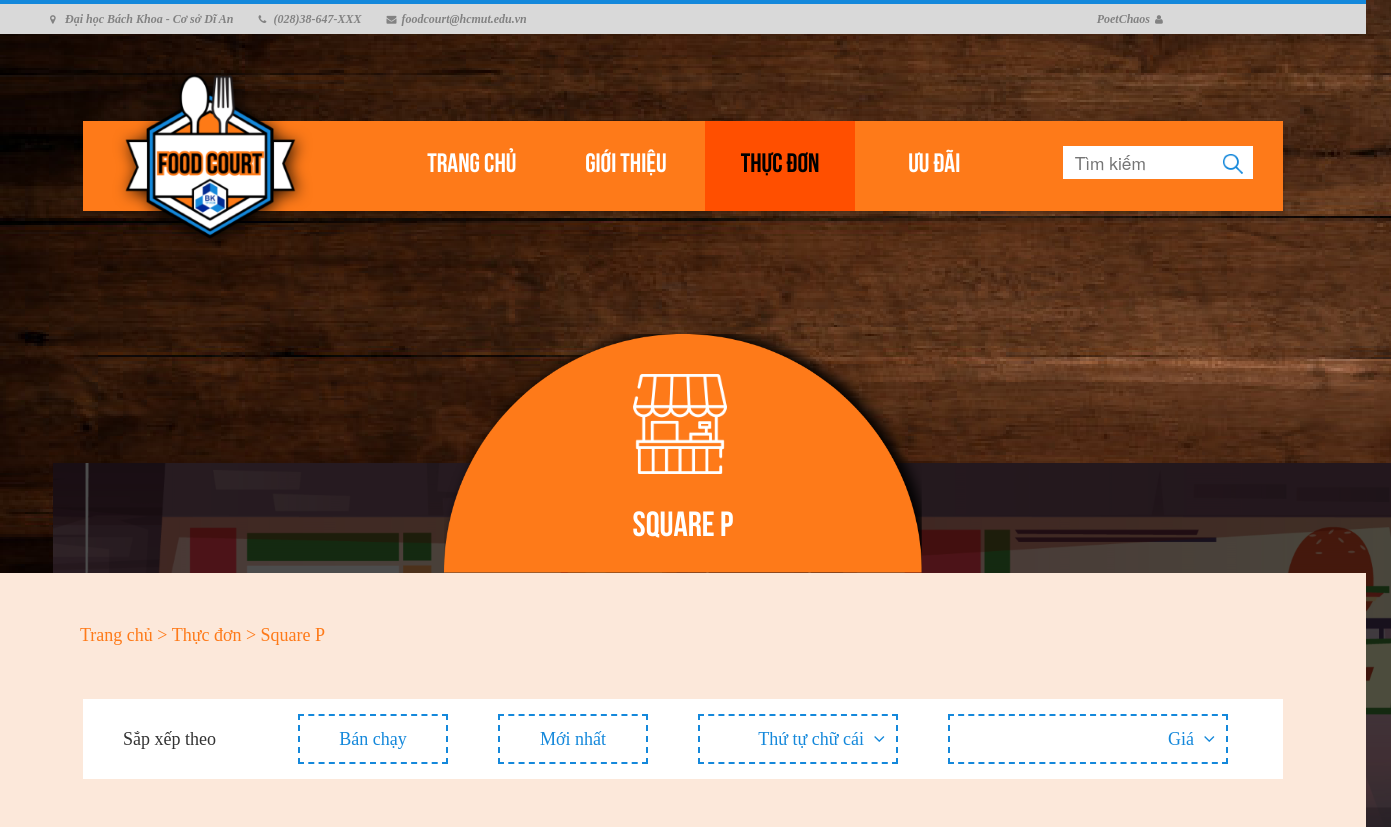
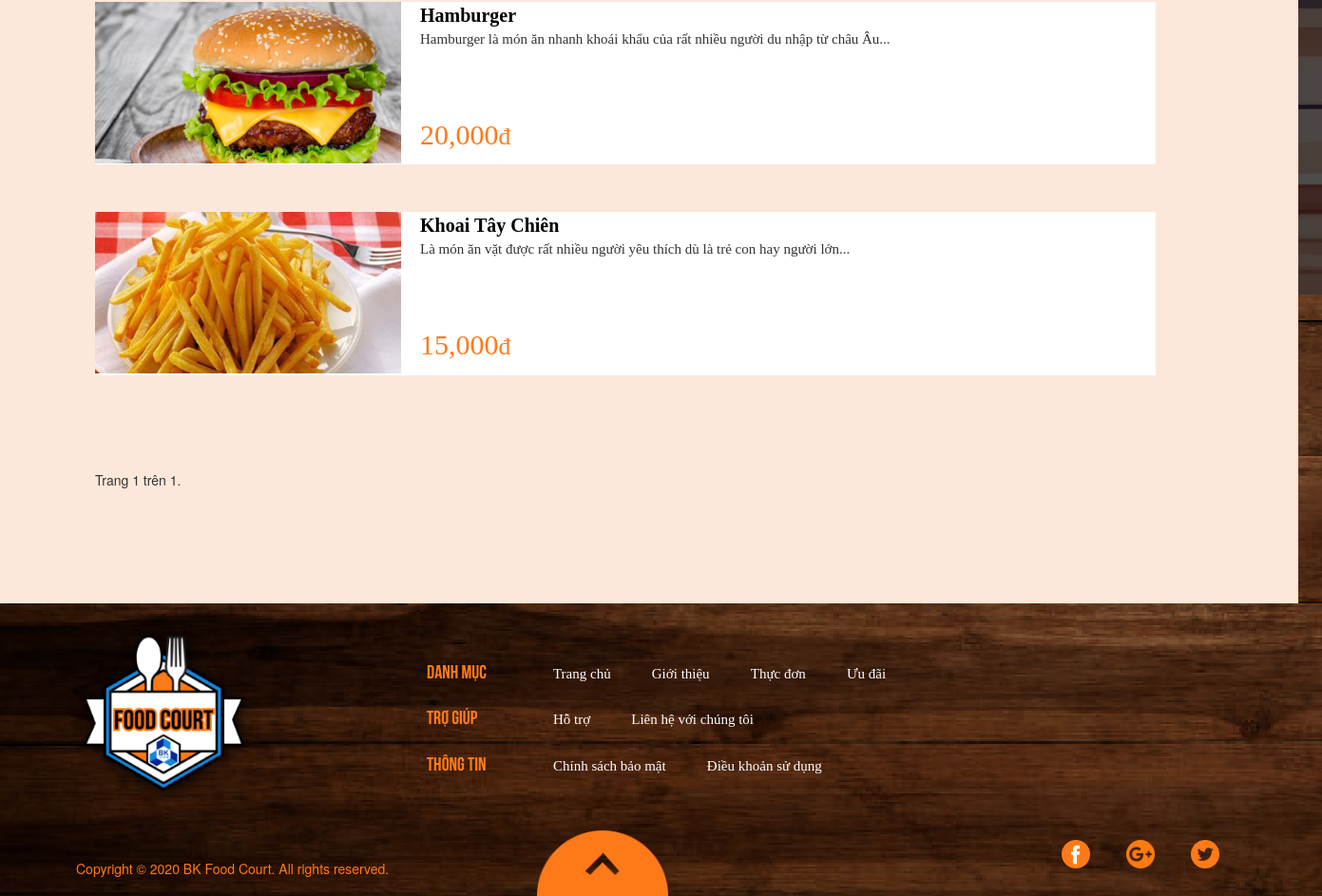
The app's page /stall-menu/2/ (signed in) with its own data (2 pictures, top to bottom).
### webapp/models.py (models this page shows, shortened)
class Menu(models.Model):
    stallname = models.CharField(max_length=500)
    owner = models.CharField(max_length=50, blank=True)
    contact_phone = models.CharField(max_length=20, blank=True)
    def get_absolute_url(self):
        return reverse("stall-menu",kwargs={"id":self.id})

class Item(models.Model):
    name = models.CharField(max_length=500)
    image = models.ImageField(default='default.png', upload_to='profile_pics')
    description = models.TextField(blank=True, max_length=300)
    price = models.DecimalField(max_digits=8, decimal_places=0)
    available = models.BooleanField(default=True)
    belongs_to_stall = models.ForeignKey(Menu, on_delete=models.CASCADE)
    def get_absolute_url(self):
        return reverse("item-info",kwargs={"id":self.id})

### webapp/views.py (the view)
# urls.py: path('stall-menu/<int:id>/', web_views.menustall, name='stall-menu'),
def menustall(request, id):
    stall = get_object_or_404(Menu, id=id)
    if request.user.is_authenticated:
        order, created = Order.objects.get_or_create(order_by=request.user, status="ONGOING")
    else:
        order = "none"
    items = Item.objects.filter(belongs_to_stall=stall)
    query_list = items
    query = request.GET.get('query')
    if query:
        query_list = query_list.filter(name__icontains=query)
    if len(query_list) == 0 or query == "":
        none = 'True'
    else:
        none = 'False'
    paginator = Paginator(query_list, 10)
    page_number = request.GET.get('page')
    page_obj = paginator.get_page(page_number)
    context = {
        'none' : none,
        'stall': stall,
        'order' : order,
        'page_obj': page_obj
    }
    return render(request, 'webapp/menustall.html', context)

### webapp/templates/webapp/menustall.html (shortened to what this page needs)
{% load static %}
{% load humanize %}
<!DOCTYPE html>
<html>
    <head>
        <link rel="stylesheet" type="text/css" href="{% static 'webapp/styles/menustall.css' %}">
        <link rel="stylesheet" href="{% static 'webapp/styles/bootstrap.min.css' %}">
        <link rel="stylesheet" href="{% static 'webapp/styles/font-awesome.min.css' %}">
        <link rel="stylesheet" href="https://unpkg.com/purecss@2.0.3/build/pure-min.css">
        <link rel="stylesheet" href="https://maxcdn.bootstrapcdn.com/bootstrap/3.4.1/css/bootstrap.min.css">
    </head>
    <body>
	 <div class="contact-imfo-box">
		<div class="container">
			<p class="lead">
				<i class="fa fa-map-marker"></i>Đại học Bách Khoa - Cơ sở Dĩ An
			</p>
			<p class="lead">
				<i class="fa fa-phone"></i>(028)38-647-XXX
			</p>
			<p class="lead">
				<i class="fa fa-envelope"></i>foodcourt@hcmut.edu.vn
			</p>
			{% if user.is_authenticated %}
			<div class="row account">
				<a id="acc" href="#">
					<p class="lead" onclick="showAccOptions()">{{ user.username }}</p>
				</a>
				<i class="fa fa-user"></i>
			</div>
			{% else %}
            <div class="row account">
				<a href="{% url 'login-page' %}">
					<p>ĐĂNG KÝ/ĐĂNG NHẬP</p>
				</a>
			</div>
			{% endif %}
        </div>
    </div>
        <header>
                <ul>
                    <li><a href="{% url 'home-page' %}">Trang chủ</a></li>
                    <li><a href="{% url 'about' %}">Giới thiệu</a></li>
                    <li><a href="{% url 'main-menu' %}" class="active">Thực đơn</a></li>
                    <li><a href="{% url 'preference' %}">Ưu đãi</a></li>
                </ul>
                <div class="search">
                    <form method="GET" action="">
                        <input type="text" name="query" placeholder="  Tìm kiếm">
                        <button type='submit'><img src="{% static 'webapp/images/search.png' %}"></button>
                    </form>
                </div>
                <div class="logo_area">
                    <a href="{% url 'home-page' %}"><img src="{% static 'webapp/images/logo.png' %}" alt=""/></a>
                </div>
        </header>
        <div style="position: relative;">
            <div class="stall_icon">
                <img src="{% static 'webapp/images/stall-icon.png' %}" width="100px"/>
            </div>
            <div class="stall_name">
                <a href="{{ stall.get_absolute_url }}">{{ stall.stallname }}</a>
            </div>
        </div>
        <section class="back_area">
            <div class="text_heading">
                <a href="{% url 'home-page' %}">Trang chủ</a><a href="{% url 'main-menu' %}"> > Thực đơn</a> > <a href="{{ stall.get_absolute_url }}"> {{ stall.stallname }}</a>
            </div>
            <div class="filter">
                <p id="sortby">Sắp xếp theo</p>
                <div class="row">
                    <button style="margin-left: 230px">Bán chạy</button>
                    <button>Mới nhất</button>
                    <button style="width: 200px; text-align: right">Thứ tự chữ cái
                        <i class="fa fa-angle-down"></i>
                    </button>
                    <button style="width: 280px; text-align: right;">Giá
                        <i class="fa fa-angle-down"></i>
                    </button>
                </div>
            </div>
            {% if none == 'True' %}
            <div style="text-align: center; margin: 80px">
                <h4> Không tìm thấy món ăn nào. Xin bạn vui lòng tìm kiếm với từ khóa khác </h4>
            </div>
            {% else %}
            {% for item in page_obj %}
            <div class="items">
                {% if item.available == True %}
                <div class="food-image"><img src="{{ item.image.url }}" style="width: 322px;height: 170px; text-align: center;"></div>
                {% else %}
                <div class="food-image"><img src="{{ item.image.url }}" style="width: 322px;height: 170px; text-align: center; filter: brightness(50%)">
                    <p>Hết hàng</p>
                </div>
                {% endif %}
                <div class="infomation">
                    <a href="{{ item.get_absolute_url }}" class="food-name">{{ item.name }}</a>
                    <div class="description">{{ item.description }}</div>
                    <div class="row">
                        <div class="food-price">{{ item.price|intcomma }}<small>đ</small></div>
                    </div>
                </div>
            </div>
            {% endfor %}
            {% endif %}
            <div class="pagination" style="margin: 50px;">
                <span class="step-links">
                    <div class="current">
                        Trang {{ page_obj.number }} trên {{ page_obj.paginator.num_pages }}.
                    </div>
                    <br>
                </span>
            </div>
        </section>
	<div class="footer-above">
		<div class="row">
			<div class="footer-logo">
				<a href="{% url 'home-page' %}"><img src="{% static 'webapp/images/logo.png' %}" alt=""></a>
			</div>
			<div class="row footer-side">
				<div class="catalogue-title">
					<ul>
						<li>DANH MỤC</li>
						<li>TRỢ GIÚP</li>
						<li>THÔNG TIN</li>
					</ul>
				</div>
				<div>
					<ul>
						<li class="catalogue">
							<ul>
								<li><a href="{% url 'home-page' %}">Trang chủ</a></li>
								<li><a href="{% url 'about' %}">Giới thiệu</a></li>
								<li><a href="{% url 'main-menu' %}">Thực đơn</a></li>
								<li><a href="{% url 'preference' %}">Ưu đãi</a></li>
							</ul>
						</li>
						<li class="catalogue">
							<ul>
								<li><a href="#">Hỗ trợ</a></li>
								<li><a href="#">Liên hệ với chúng tôi</a></li>
							</ul>
						</li>
						<li class="catalogue">
							<ul>
								<li><a href="#">Chính sách bảo mật</a></li>
								<li><a href="#">Điều khoản sử dụng</a></li>
							</ul>
						</li>
					</ul>
				</div>
			</div>
		</div>
	</div>
	<div class="footer-bottom">
		<div class="row">
			<div class="col-xl-4 copyright">
				Copyright © 2020 BK Food Court. All rights reserved.
			</div>
			<div class="col-xl-5">
				<div class="up-button">
					<a href="#"><img id="up-button-image" src="{% static 'webapp/images/Subtraction 3.png' %}"></a>
				</div>
			</div>
			<div class="col-xl-3">
				<ul class="list-inline f-social">
					<li class="list-inline-item"><a href="#"><img src="{% static 'webapp/images/facebook (2).png' %}"></a></li>
					<li class="list-inline-item"><a href="#"><img src="{% static 'webapp/images/google-plus.png' %}"></a></li>
					<li class="list-inline-item"><a href="#"><img src="{% static 'webapp/images/twitter.png' %}"></a></li>
				</ul>
			</div>
		</div>
    </div>
    </body>
</html>

### webapp/static/webapp/styles/menustall.css (style rules this page uses)
.contact-imfo-box .container { display: flex; padding: 10px; margin-left: 15px; position: relative; }
.account { position: absolute; right: 0px; }
.contact-imfo-box { background: #D9D9D9; }
.contact-imfo-box i { display: block; float: left; width: 10px; height: 10px; line-height: 10px; text-align: left; color: #828282; font-size: 10px; -webkit-border-radius: 50%; -moz-border-radius: 50%; -ms-border-radius: 50%; border-radius: 50%; margin-right: 5px; margin-left: 5px; }
.contact-imfo-box p { margin: 0px 0px 0px 20px; color: #828282; text-align: left; line-height: 10px; font-weight: 600; font-size: 12px; font-family: "SegoeUI_Regular"; font-style: italic; }
.lead { font-size: 18px; line-height: 30px; color: #767676; margin: 0px; padding: 0; }
.acc-options ul li a { color: #000; }
.logo_area { position: absolute; width: 219px; height: 219px; left: 20px; top: -70px; }
html { width: 1366px; }
body { margin: 0; padding: 0; font-family: 'SegoeUI_Regular'; background: url('../images/background.png'); }
.stall_icon { position: absolute; top: 50px; left: 630px; }
.stall_name { position: relative; text-align: center; font-family: 'Bebas_Bold'; top: -60px; font-size: 35px; }
.stall_name a { text-decoration: none; color: #fff; display: block; }
header { position: relative; max-width: 1200px; margin: 0 auto; top: 87px; background: #FE7A19; box-shadow: 0 2px 5px rgba(0, 0, 0, .2); }
header ul { font-family: 'Bebas_Bold'; font-size: 20pt; list-style-type: none; text-align: center; }
header ul li { color: #fff; display: inline-table; width: 150px; height: 90px; line-height: 90px; }
header ul li a { color: #fff; text-decoration: none; display: block; }
header .active, header ul li a:hover { background: #ff4f00; color: #000; text-decoration: none; }
header .search { position: relative; float: right; top: -90px; }
header input[type=text] { border: none; font-size: 13pt; position: absolute; right: 70px; top: 15px; width: 150px; height: 33px; }
header .search button { float: right; border: none; background: #fff; right: 0px; top: 15px; position: absolute; margin-right: 30px; cursor: pointer; width: 40px; height: 33px; }
.back_area { top: 160px; position: relative; padding: 50px 50px; margin-top: -200px; margin-bottom: 160px; background: #FCE8DA; }
.text_heading { margin-left: 30px; font-size: 18px; font-family: 'SegoeUI_Semibold'; color: #FE7A19; }
.text_heading a { color: #FE7A19; text-decoration: none; }
.filter { position: relative; max-width: 1200px; height: 80px; margin: 0 auto; background: #fff; line-height: 80px; }
#sortby { margin-top: 50px; padding-left: 40px; font-size: 18px; font-family: 'SegoeUI_Semibold'; }
.filter button { border: 1.5pt dashed; border-color: #1488DB; margin-top: -75px; margin-left: 50px; background: #fff; text-align: center; width: 150px; height: 50px; line-height: 40px; cursor: pointer; font-size: 18px; color: #1488DB; font-family: 'SegoeUI_Regular'; }
.filter .fa { margin-left: 5px; margin-right: 5px; }
.items { margin: 50px 100px 50px 50px; display: flex; background-color: #FFFFFF; }
.food-image { text-align: center; }
.infomation { width: 100%; }
.description { height: 100px; font-size: 15px; padding-left: 20px; padding-right: 20px; font-family: 'SegoeUI_Semibold'; }
.food-name { font-size: 20px; font-weight: 800; padding-left: 20px; padding-right: 20px; color: #000; font-family: 'SegoeUI_Bold'; }
.food-price { margin-top: -10px; padding-bottom: 10px; padding-left: 35px; color: #FE7A19; font-size: 30px; font-family: 'SegoeUI_Bold'; }
.infomation .row, .up-button { position: relative; }
.pagination { display: inline-block; }
.footer-logo { padding: 10px 80px; }
.list-inline-item a img { width: 30px; left: 0%; bottom: 0%; margin-left: 20px; }
.row div ul, .catalogue-title ul li { list-style-type: none; padding: 10px 50px; font-family: "Bebas_Bold"; font-size: 20px; color: #FE7A19; }
.catalogue li { display: inline; padding: 20px; font-family: "SegoeUI_Regular"; font-size: 15px; color: #FFFFFF; }
.catalogue { margin-left: -150px; }
.catalogue li a { color: #FFFFFF; }
.footer-side { margin-top: 40px; }
.copyright { color: #FE7A19; position: relative; left: 80px; bottom: 0%; padding-top: 30px; }
#up-button-image { display: block; position: absolute; left: 100px; width: 25%; }

### records on screen
Menu: stallname "Square P"
Item: image (picture), name "Hamburger", description "Hamburger là món ăn nhanh khoái khẩu của rất nhiều người du nhập từ châu Âu...", price "20,000"
Item: image (picture), name "Khoai Tây Chiên", description "Là món ăn vặt được rất nhiều người yêu thích dù là trẻ con hay người lớn...", price "15,000"

### other values on screen
{{ user.username }} "PoetChaos"
{{ page_obj.number }} "1"
{{ page_obj.paginator.num_pages }} "1"
